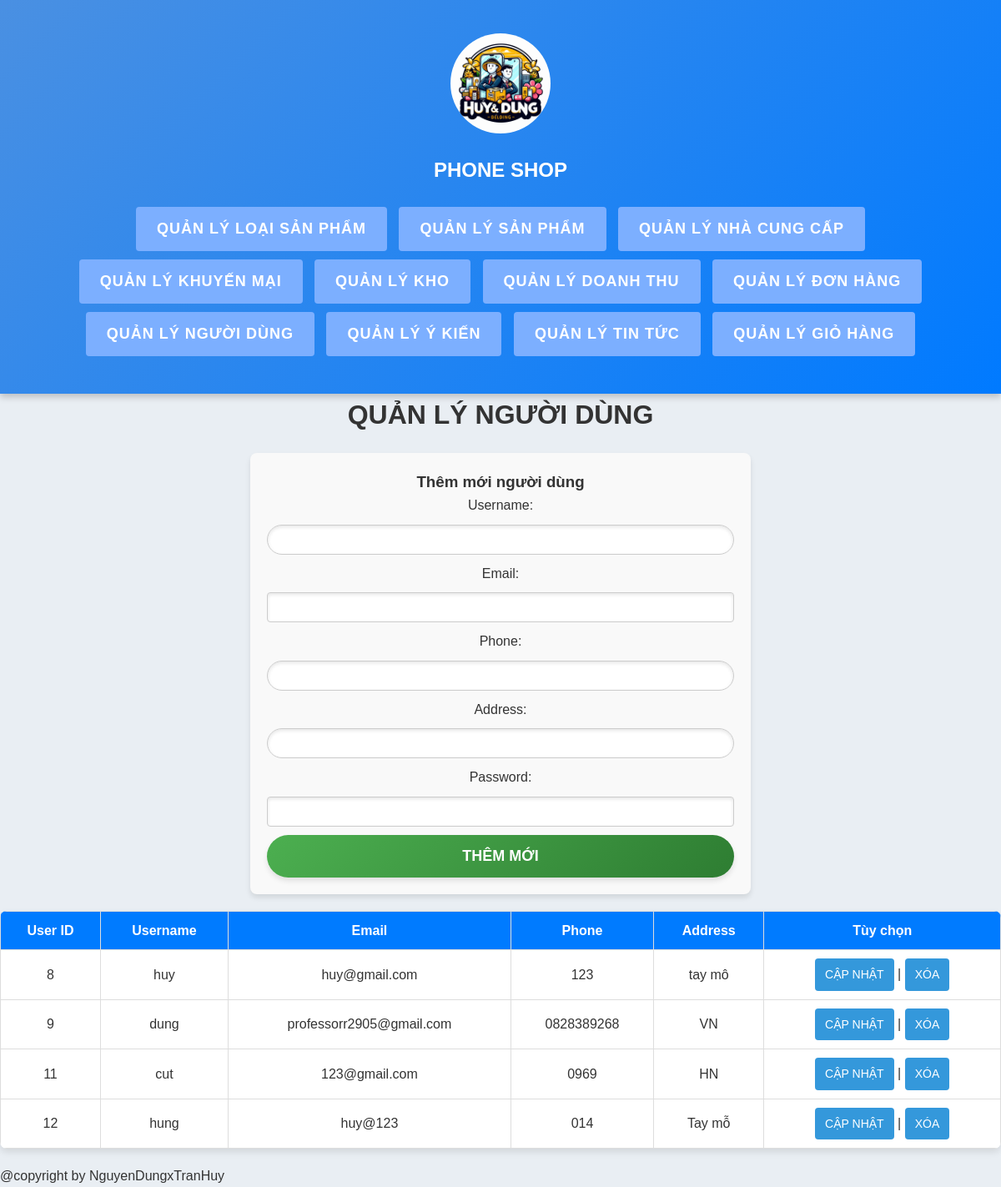
Page /Manager.php?action=QUser on the committed database.
### tables this page shows
CREATE TABLE `users` (
  `user_id` int(11) NOT NULL,
  `username` varchar(50) NOT NULL,
  `password` varchar(255) NOT NULL,
  `email` varchar(100) NOT NULL,
  `created_at` timestamp NOT NULL DEFAULT current_timestamp(),
  `phone` varchar(15) DEFAULT NULL,
  `address` varchar(25) DEFAULT NULL
);

### back_end/qluser/db_quser.php (called while the page is built, shortened)
<?php
function getAllUsers() {
    $conn = connect();
    $sql = "SELECT * FROM users ORDER BY user_id";
    $stmt = $conn->prepare($sql);
    $stmt->execute();
    return $stmt->fetchAll(PDO::FETCH_ASSOC);
}
?>

### back_end/qluser/quserView.php (the view, shortened to what this page needs)
<?php
require_once "db_quser.php";
$users = getAllUsers();
?>
<!DOCTYPE html>
<html lang="vi">
<head>
</head>
<body>
    <h2 style="text-align:center;">Quản lý người dùng</h2>
    <form method="post" class="add-user" action="Manager.php?action=QUser">
        <h3>Thêm mới người dùng</h3>
        <label>Username:</label>
        <input type="text" name="username" required>
        <label>Email:</label>
        <input type="email" name="email" required>
        <label>Phone:</label>
        <input type="text" name="phone" required>
        <label>Address:</label>
        <input type="text" name="address" required>
        <label>Password:</label>
        <input type="password" name="password" required>
        <button type="submit" name="btn_submit">Thêm mới</button>
    </form>
    <table>
        <thead>
            <tr>
                <th>User ID</th>
                <th>Username</th>
                <th>Email</th>
                <th>Phone</th>
                <th>Address</th>
                <th>Tùy chọn</th>
            </tr>
        </thead>
        <tbody>
            <?php foreach ($users as $user): ?>
            <tr>
                <td><?php echo htmlspecialchars($user['user_id']); ?></td>
                <td><?php echo htmlspecialchars($user['username']); ?></td>
                <td><?php echo htmlspecialchars($user['email']); ?></td>
                <td><?php echo htmlspecialchars($user['phone']); ?></td>
                <td><?php echo htmlspecialchars($user['address']); ?></td>
                <td>
                    <a href="Manager.php?action=UpdateQUser&id=<?php echo $user['user_id']; ?>">Cập nhật</a> |
                    <a href="Manager.php?action=DeleteQUser&id=<?php echo $user['user_id']; ?>" onclick="return confirm('Bạn có chắc chắn muốn xóa?');">Xóa</a>
                </td>
            </tr>
            <?php endforeach; ?>
        </tbody>
    </table>
</body>
</html>

### public/images/style1.css (style rules this page uses)
* { margin: 0; padding: 0; box-sizing: border-box; font-family: Arial, sans-serif; }
body { background-color: #e9eef3; color: #333; line-height: 1.6; }
table { width: 100%; max-width: 1200px; margin: 20px auto; border-collapse: collapse; background: #ffffff; box-shadow: 0 4px 8px rgba(0, 0, 0, 0.1); border-radius: 8px; overflow: hidden; }
button, a { padding: 8px 12px; color: #fff; border: none; border-radius: 4px; text-transform: uppercase; text-decoration: none; font-size: 14px; cursor: pointer; transition: all 0.3s ease; }
button { background: #e74c3c; box-shadow: 0 4px 6px rgba(0, 0, 0, 0.1); }
a { background: #3498db; display: inline-block; }
h2 { color: #333; font-size: 32px; margin-bottom: 20px; text-align: center; text-transform: uppercase; }
form { text-align: center; margin: 20px 0; }
form input[type="text"] { padding: 12px; width: 60%; border: 1px solid #ccc; border-radius: 25px; transition: box-shadow 0.3s ease; }
form button { padding: 12px 20px; background: linear-gradient(135deg, #7cafff, #5f98e3); color: #fff; border: none; border-radius: 25px; cursor: pointer; font-weight: bold; transition: background-color 0.3s ease, transform 0.2s ease; }
form input { display: block; width: 100%; padding: 12px; margin: 10px 0; border: 1px solid #ccc; border-radius: 5px; font-size: 16px; box-sizing: border-box; }
form button { background: linear-gradient(135deg, #4CAF50, #2E7D32); color: #fff; border: none; padding: 15px 30px; border-radius: 50px; cursor: pointer; font-size: 18px; font-weight: bold; transition: all 0.3s ease; width: 100%; text-transform: uppercase; box-shadow: 0 4px 6px rgba(0, 0, 0, 0.1); }
form { width: 100%; max-width: 900px; margin: 0 auto; padding: 20px; background: #f9f9f9; border-radius: 8px; box-shadow: 0 4px 6px rgba(0, 0, 0, 0.1); }
form input, form select, form textarea { width: 100%; padding: 10px 15px; margin-bottom: 15px; border: 1px solid #ccc; border-radius: 4px; font-size: 16px; box-shadow: inset 0 2px 4px rgba(0, 0, 0, 0.1); }

### back_end/qluser/quserView.php (style rules this page uses)
table { width: 100%; border-collapse: collapse; margin: 20px auto; }
th, td { padding: 10px; border: 1px solid #ddd; text-align: center; }
th { background-color: #007bff; color: white; }
form.add-user { width: 50%; margin: 20px auto; }
form.add-user input { width: 100%; padding: 8px; margin-bottom: 10px; }

### rows in the picture
users: user_id "8", username "huy", email "huy@gmail.com", phone "123", address "tay mô"
users: user_id "9", username "dung", email "professorr2905@gmail.com", phone "0828389268", address "VN"
users: user_id "11", username "cut", email "123@gmail.com", phone "0969", address "HN"
users: user_id "12", username "hung", email "huy@123", phone "014", address "Tay mỗ"
